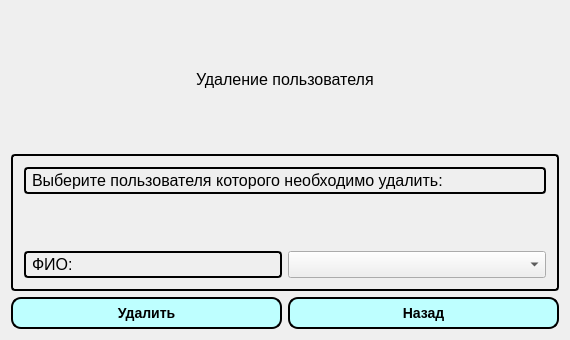
<?xml version="1.0" encoding="UTF-8"?>
<ui version="4.0">
 <class>Admin_delus</class>
 <widget class="QWidget" name="Admin_delus">
  <property name="geometry">
   <rect>
    <x>0</x>
    <y>0</y>
    <width>570</width>
    <height>340</height>
   </rect>
  </property>
  <property name="windowTitle">
   <string>Form</string>
  </property>
  <layout class="QGridLayout" name="gridLayout_2">
   <item row="0" column="0" colspan="2" alignment="Qt::AlignHCenter">
    <widget class="QLabel" name="label">
     <property name="font">
      <font>
       <pointsize>12</pointsize>
      </font>
     </property>
     <property name="text">
      <string>Удаление пользователя</string>
     </property>
    </widget>
   </item>
   <item row="1" column="0" colspan="2">
    <widget class="QFrame" name="frame">
     <property name="styleSheet">
      <string notr="true"> QFrame, QLabel, QToolTip {
     border: 2px solid black;
     border-radius: 4px;
     padding: 2px;
     background-image: url(images/welcome.png);
 }</string>
     </property>
     <property name="frameShape">
      <enum>QFrame::StyledPanel</enum>
     </property>
     <property name="frameShadow">
      <enum>QFrame::Raised</enum>
     </property>
     <layout class="QGridLayout" name="gridLayout">
      <item row="0" column="0" alignment="Qt::AlignTop">
       <widget class="QLabel" name="label_2">
        <property name="font">
         <font>
          <pointsize>12</pointsize>
         </font>
        </property>
        <property name="text">
         <string>Выберите пользователя которого необходимо удалить:</string>
        </property>
       </widget>
      </item>
      <item row="1" column="0">
       <layout class="QHBoxLayout" name="horizontalLayout">
        <item>
         <widget class="QLabel" name="label_3">
          <property name="font">
           <font>
            <pointsize>12</pointsize>
           </font>
          </property>
          <property name="text">
           <string>ФИО:</string>
          </property>
         </widget>
        </item>
        <item>
         <widget class="QComboBox" name="comboBox">
          <property name="font">
           <font>
            <pointsize>12</pointsize>
           </font>
          </property>
         </widget>
        </item>
       </layout>
      </item>
     </layout>
    </widget>
   </item>
   <item row="2" column="0">
    <widget class="QPushButton" name="pushButton">
     <property name="font">
      <font>
       <pointsize>-1</pointsize>
       <weight>75</weight>
       <italic>false</italic>
       <bold>true</bold>
      </font>
     </property>
     <property name="styleSheet">
      <string notr="true">QPushButton{
     background-color: rgb(190, 255, 255);
     border-style: outset;
     border-width: 2px;
     border-radius: 10px;
     border-color: black;
     font: bold 14px;
     min-width: 10em;
     padding: 6px;
 }
 QPushButton:pressed {
     background-color: rgb(0, 255, 238);
     border-style: inset;
 }</string>
     </property>
     <property name="text">
      <string>Удалить</string>
     </property>
    </widget>
   </item>
   <item row="2" column="1">
    <widget class="QPushButton" name="pushButton_2">
     <property name="font">
      <font>
       <pointsize>-1</pointsize>
       <weight>75</weight>
       <italic>false</italic>
       <bold>true</bold>
      </font>
     </property>
     <property name="styleSheet">
      <string notr="true">QPushButton{
     background-color: rgb(190, 255, 255);
     border-style: outset;
     border-width: 2px;
     border-radius: 10px;
     border-color: black;
     font: bold 14px;
     min-width: 10em;
     padding: 6px;
 }
 QPushButton:pressed {
     background-color: rgb(0, 255, 238);
     border-style: inset;
 }</string>
     </property>
     <property name="text">
      <string>Назад</string>
     </property>
    </widget>
   </item>
  </layout>
 </widget>
 <resources/>
 <connections/>
</ui>
